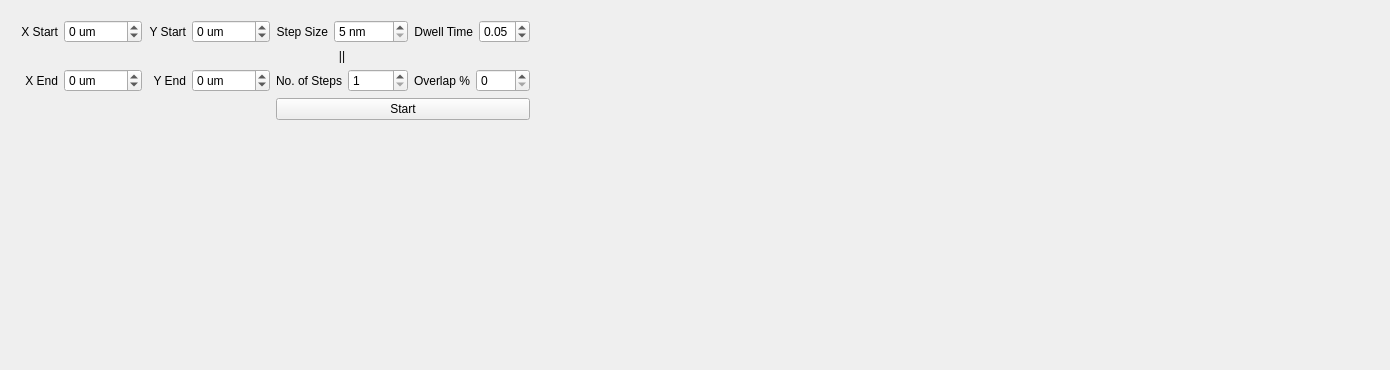
          <widget class="QWidget" name="page_3">
           <property name="geometry">
            <rect>
             <x>0</x>
             <y>0</y>
             <width>1390</width>
             <height>370</height>
            </rect>
           </property>
           <attribute name="label">
            <string>Mosaic Scan</string>
           </attribute>
           <layout class="QGridLayout" name="gridLayout_59">
            <item row="0" column="0">
             <widget class="QWidget" name="widget_3" native="true">
              <layout class="QGridLayout" name="gridLayout_58">
               <item row="1" column="2">
                <widget class="QLabel" name="label_94">
                 <property name="text">
                  <string>||</string>
                 </property>
                 <property name="alignment">
                  <set>Qt::AlignCenter</set>
                 </property>
                </widget>
               </item>
               <item row="2" column="3">
                <layout class="QHBoxLayout" name="horizontalLayout_60">
                 <item>
                  <widget class="QLabel" name="label_96">
                   <property name="text">
                    <string>Overlap %</string>
                   </property>
                  </widget>
                 </item>
                 <item>
                  <widget class="QSpinBox" name="spinBox_7">
                   <property name="maximum">
                    <number>90</number>
                   </property>
                  </widget>
                 </item>
                </layout>
               </item>
               <item row="2" column="0">
                <layout class="QHBoxLayout" name="horizontalLayout_54">
                 <item>
                  <widget class="QLabel" name="label_89">
                   <property name="text">
                    <string>X End</string>
                   </property>
                   <property name="alignment">
                    <set>Qt::AlignRight|Qt::AlignTrailing|Qt::AlignVCenter</set>
                   </property>
                  </widget>
                 </item>
                 <item>
                  <widget class="QSpinBox" name="spinBox_2">
                   <property name="suffix">
                    <string> um</string>
                   </property>
                   <property name="minimum">
                    <number>-1000</number>
                   </property>
                   <property name="maximum">
                    <number>1000</number>
                   </property>
                   <property name="singleStep">
                    <number>10</number>
                   </property>
                  </widget>
                 </item>
                </layout>
               </item>
               <item row="0" column="0">
                <layout class="QHBoxLayout" name="horizontalLayout_53">
                 <item>
                  <widget class="QLabel" name="label_88">
                   <property name="text">
                    <string>X Start</string>
                   </property>
                   <property name="alignment">
                    <set>Qt::AlignRight|Qt::AlignTrailing|Qt::AlignVCenter</set>
                   </property>
                  </widget>
                 </item>
                 <item>
                  <widget class="QSpinBox" name="spinBox">
                   <property name="suffix">
                    <string> um</string>
                   </property>
                   <property name="minimum">
                    <number>-1000</number>
                   </property>
                   <property name="maximum">
                    <number>1000</number>
                   </property>
                   <property name="singleStep">
                    <number>10</number>
                   </property>
                  </widget>
                 </item>
                </layout>
               </item>
               <item row="2" column="1">
                <layout class="QHBoxLayout" name="horizontalLayout_56">
                 <item>
                  <widget class="QLabel" name="label_91">
                   <property name="text">
                    <string>Y End</string>
                   </property>
                   <property name="alignment">
                    <set>Qt::AlignRight|Qt::AlignTrailing|Qt::AlignVCenter</set>
                   </property>
                  </widget>
                 </item>
                 <item>
                  <widget class="QSpinBox" name="spinBox_4">
                   <property name="suffix">
                    <string> um</string>
                   </property>
                   <property name="minimum">
                    <number>-1000</number>
                   </property>
                   <property name="maximum">
                    <number>1000</number>
                   </property>
                   <property name="singleStep">
                    <number>10</number>
                   </property>
                  </widget>
                 </item>
                </layout>
               </item>
               <item row="0" column="1">
                <layout class="QHBoxLayout" name="horizontalLayout_55">
                 <item>
                  <widget class="QLabel" name="label_90">
                   <property name="text">
                    <string>Y Start</string>
                   </property>
                   <property name="alignment">
                    <set>Qt::AlignRight|Qt::AlignTrailing|Qt::AlignVCenter</set>
                   </property>
                  </widget>
                 </item>
                 <item>
                  <widget class="QSpinBox" name="spinBox_3">
                   <property name="suffix">
                    <string> um</string>
                   </property>
                   <property name="minimum">
                    <number>-1000</number>
                   </property>
                   <property name="maximum">
                    <number>1000</number>
                   </property>
                   <property name="singleStep">
                    <number>10</number>
                   </property>
                  </widget>
                 </item>
                </layout>
               </item>
               <item row="0" column="2">
                <layout class="QHBoxLayout" name="horizontalLayout_57">
                 <item>
                  <widget class="QLabel" name="label_92">
                   <property name="text">
                    <string>Step Size</string>
                   </property>
                   <property name="alignment">
                    <set>Qt::AlignRight|Qt::AlignTrailing|Qt::AlignVCenter</set>
                   </property>
                  </widget>
                 </item>
                 <item>
                  <widget class="QSpinBox" name="spinBox_5">
                   <property name="suffix">
                    <string> nm</string>
                   </property>
                   <property name="minimum">
                    <number>5</number>
                   </property>
                   <property name="maximum">
                    <number>5000</number>
                   </property>
                  </widget>
                 </item>
                </layout>
               </item>
               <item row="0" column="3">
                <layout class="QHBoxLayout" name="horizontalLayout_59">
                 <item>
                  <widget class="QLabel" name="label_95">
                   <property name="text">
                    <string>Dwell Time</string>
                   </property>
                   <property name="alignment">
                    <set>Qt::AlignRight|Qt::AlignTrailing|Qt::AlignVCenter</set>
                   </property>
                  </widget>
                 </item>
                 <item>
                  <widget class="QDoubleSpinBox" name="doubleSpinBox">
                   <property name="minimum">
                    <double>0.010000000000000</double>
                   </property>
                   <property name="maximum">
                    <double>0.500000000000000</double>
                   </property>
                   <property name="singleStep">
                    <double>0.010000000000000</double>
                   </property>
                   <property name="value">
                    <double>0.050000000000000</double>
                   </property>
                  </widget>
                 </item>
                </layout>
               </item>
               <item row="2" column="2">
                <layout class="QHBoxLayout" name="horizontalLayout_58">
                 <item>
                  <widget class="QLabel" name="label_93">
                   <property name="text">
                    <string>No. of Steps</string>
                   </property>
                   <property name="alignment">
                    <set>Qt::AlignRight|Qt::AlignTrailing|Qt::AlignVCenter</set>
                   </property>
                  </widget>
                 </item>
                 <item>
                  <widget class="QSpinBox" name="spinBox_6">
                   <property name="suffix">
                    <string/>
                   </property>
                   <property name="minimum">
                    <number>1</number>
                   </property>
                   <property name="maximum">
                    <number>1000</number>
                   </property>
                  </widget>
                 </item>
                </layout>
               </item>
               <item row="3" column="2" colspan="2">
                <widget class="QPushButton" name="pushButton_6">
                 <property name="sizePolicy">
                  <sizepolicy hsizetype="Expanding" vsizetype="Fixed">
                   <horstretch>0</horstretch>
                   <verstretch>0</verstretch>
                  </sizepolicy>
                 </property>
                 <property name="text">
                  <string>Start</string>
                 </property>
                </widget>
               </item>
              </layout>
             </widget>
            </item>
            <item row="0" column="1">
             <spacer name="horizontalSpacer_6">
              <property name="orientation">
               <enum>Qt::Horizontal</enum>
              </property>
              <property name="sizeHint" stdset="0">
               <size>
                <width>389</width>
                <height>20</height>
               </size>
              </property>
             </spacer>
            </item>
            <item row="1" column="0">
             <spacer name="verticalSpacer_14">
              <property name="orientation">
               <enum>Qt::Vertical</enum>
              </property>
              <property name="sizeHint" stdset="0">
               <size>
                <width>20</width>
                <height>144</height>
               </size>
              </property>
             </spacer>
            </item>
           </layout>
          </widget>
